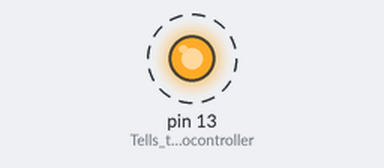
This sketch was run on a simulated Arduino Uno, built with avr-gcc and run on an emulated ATmega328P. On the bench: output pins drawn as LEDs (lit = HIGH). Dashed ring = blinking.

Above: at 0.5 s.
Timing chart, 0 to 4.6 s (numbered marks = the images above):
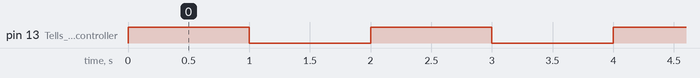

The sketch:

arduino.ino
```cpp
/**
 * estape11 2024
 */

// Runs once at power-on
void setup() {
  Serial.begin(115200);
  pinMode(LED_BUILTIN, OUTPUT); // Tells the microcontroller how the pin is going to be used
  digitalWrite(LED_BUILTIN, HIGH);
}

// Runs indefitelely until power-off
void loop() {
  delay(1000); //wait for a second
  digitalWrite(LED_BUILTIN, LOW); // Sets a HIGH (5V) signal in the pin
  delay(1000);
  digitalWrite(LED_BUILTIN, HIGH); // Sets a LOW (0V/GND) signal in the pin
}
```

Measured:
- by itself, pin 13 (Tells_the_microcontroller): alternates HIGH for 1.0 s and LOW for 1.0 s
